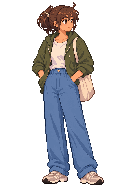
#> input picture docs/experiments/2026-10-29-luna-shared-seed-retest/shared/source-only-converted-seed.png, 128 x 192 px
$ python supervisor-comparison.py
#> lines starting #> are read from the running program, lines starting #| are printed output that depends on the picture
"""Review-only display of exact existing exports; no contestant art modifications."""
from pathlib import Path
from PIL import Image, ImageDraw

root = Path(__file__).resolve().parent
items = [
    ('Shared sharp seed', 'shared/source-only-converted-seed.png'),
    ('5.6 Max: candidate for user review', 'trial-a/passes/pass-03.png'),
    ('6 Max: rejected, none selected', 'trial-b/pass-01/character-pass-01.png'),
]
sheet = Image.new('RGB', (1240, 1230), '#242830')
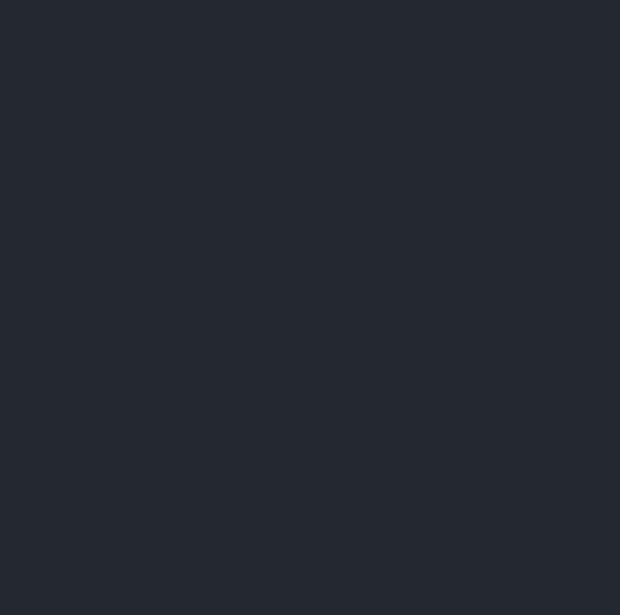
#> sheet: PIL image 1240x1230 RGB (shown at 1/2 size); mean R, G, B 36, 40, 48
draw = ImageDraw.Draw(sheet)
draw.text((15, 15), 'Same-seed retest: exact exports on neutral matte; 1x / 3x / head at 8x', fill='white')
for i, (title, relative) in enumerate(items):
    image = Image.open(root / relative).convert('RGBA')
#> image is the input picture: PIL image 128x192 RGBA; mean R, G, B, A 50.1, 48.3, 52.3, 81.4
    assert image.size == (128, 192)
    matte = Image.new('RGBA', image.size, '#414953')
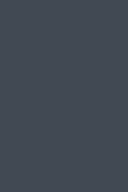
#> matte: PIL image 128x192 RGBA; mean R, G, B, A 65, 73, 83, 255
    matte.alpha_composite(image)
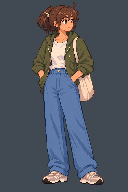
#> matte: PIL image 128x192 RGBA; mean R, G, B, A 80.3, 85.3, 95.4, 255
    matte = matte.convert('RGB')
#> matte: PIL image 128x192 RGB
    x = 15 + 410 * i
    draw.text((x, 45), title, fill='white')
    sheet.paste(matte, (x, 70))
    sheet.paste(matte.resize((384, 576), Image.Resampling.NEAREST), (x, 290))
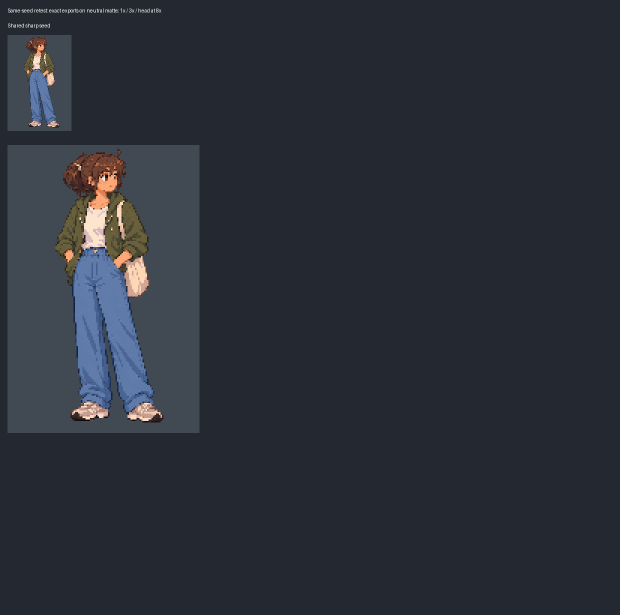
#> sheet: PIL image 1240x1230 RGB (shown at 1/2 size); mean R, G, B 43.3, 47.4, 55.8
    sheet.paste(matte.crop((40, 10, 80, 42)).resize((320, 256), Image.Resampling.NEAREST), (x, 900))
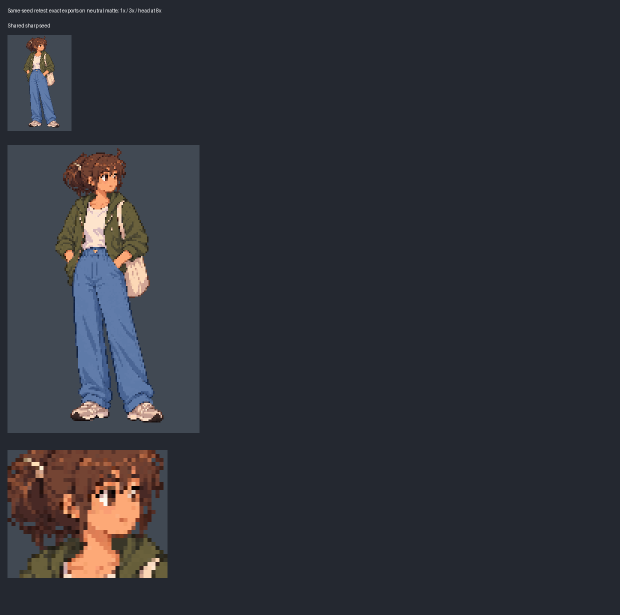
#> sheet: PIL image 1240x1230 RGB (shown at 1/2 size); mean R, G, B 47.8, 49.7, 56.7
#> (the run stopped early here; a loop or call above may not have finished)
